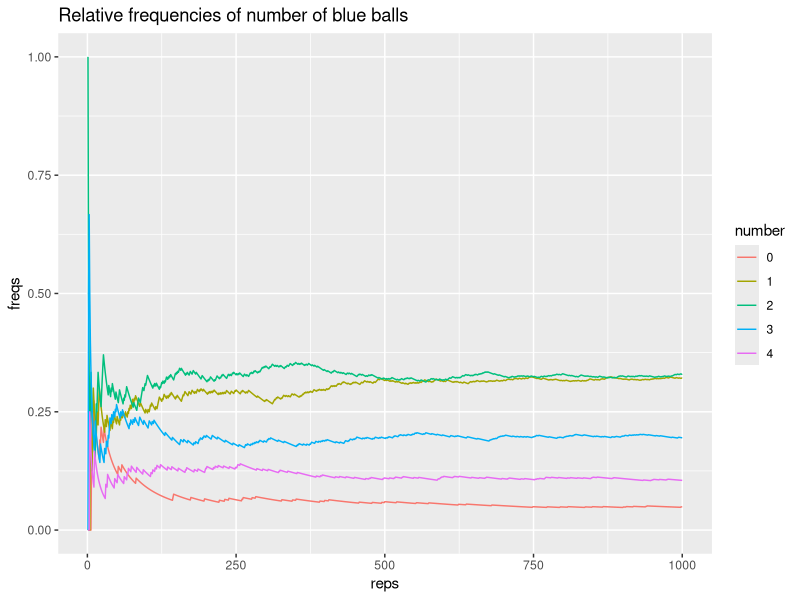

Recreate this plot in R.
# Title: "Lab 11: random simulations"
# Subtitle: "Stat 133, Spring 2018"
# Author: "Gaston Sanchez"


# Suggested Solution

library(ggplot2)

# boxes as character vectors 
box1 <- c('blue', 'blue', 'red')
box2 <- c('blue', 'blue', 'red', 'red', 'red', 'white')
  
# sample size
size <- 4

# number of repetitions
repetitions <- 1000

# matrix to store sample results
drawn_balls <- matrix("", repetitions, size)

for (r in 1:repetitions) {
  aux <- runif(1)
  if (aux > 0.5) {
    drawn_balls[r, ] <- sample(box1, size, replace = TRUE)
  } else {
    drawn_balls[r,] <- sample(box2, size)
  }
}

# number of blue balls in each repetition
blue_counts <- apply(drawn_balls, 1, function(x) sum(x == 'blue'))

# relative frequencies
table(blue_counts) / repetitions


# progression of relative frequencies
blue_freqs <- vector(mode = "list", length = 5)
for (num_blue in 0:4) {
  blue_freqs[[num_blue + 1]] <- cumsum(blue_counts == num_blue) / (1:repetitions)
}

dat <- data.frame(
  reps = rep(1:repetitions, 5),
  freqs = unlist(blue_freqs),
  number = factor(rep(0:4, each = repetitions))
)

ggplot(data = dat, aes(x = reps, y = freqs, group = number)) +
  geom_path(aes(color = number)) +
  ggtitle("Relative frequencies of number of blue balls")

